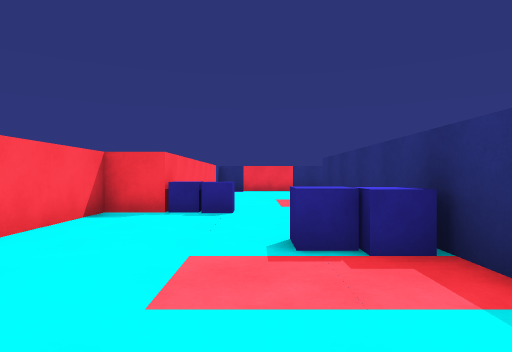
View 1 (above)

14 first-person views from a walk through a scene from a Unity 3-D project. The camera is 1.2 m above the floor, looks level and sees 75° across. The floor is counted in squares, 2 m on a side. Each view is taken from the middle of a square. On the plan, view 1 faces up. The plan holds only what a view shows up to about 10 squares ahead; the rest is blank. The player is left out. Surface patterns are stand-ins for the level's own textures.

View 2
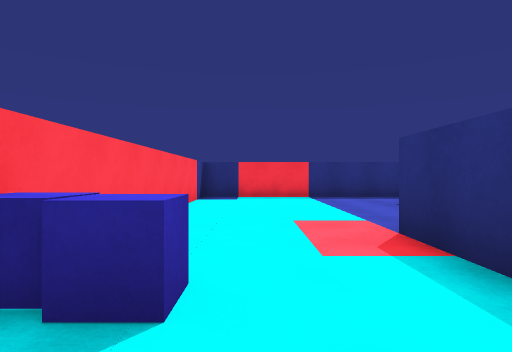

View 3
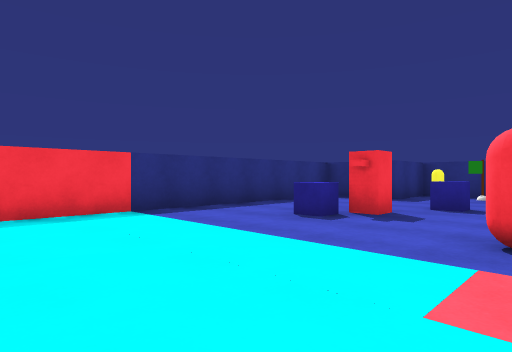

View 4
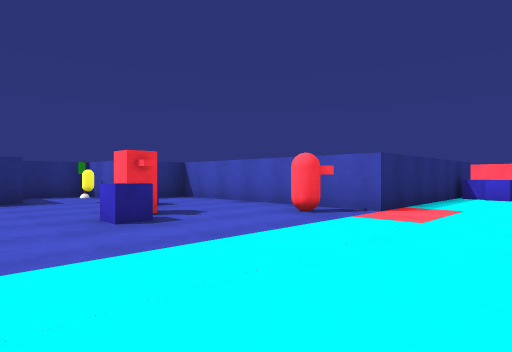

View 5
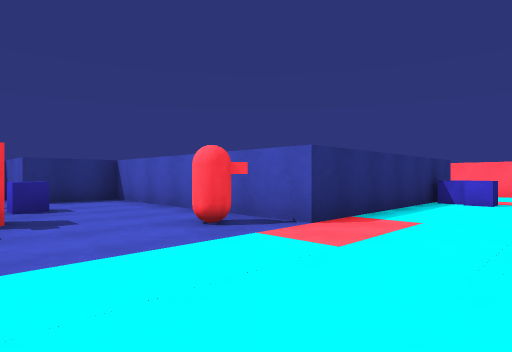

View 6
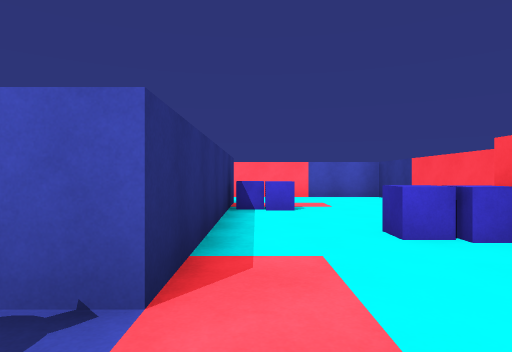

View 7
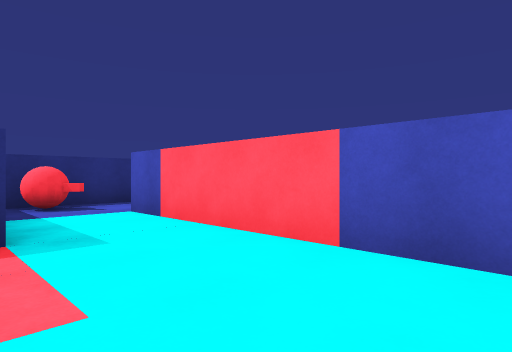

View 8
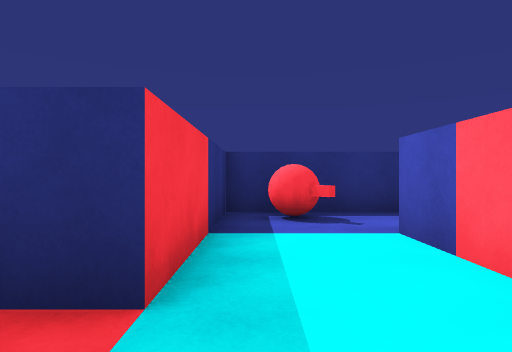

View 9
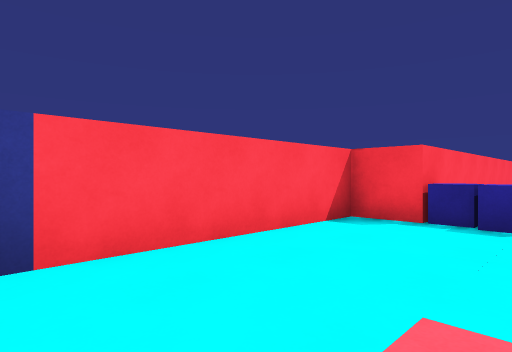

View 10
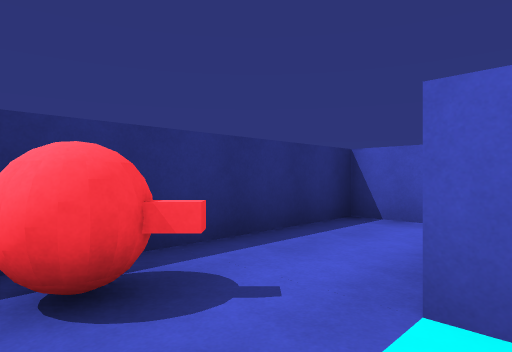

View 11
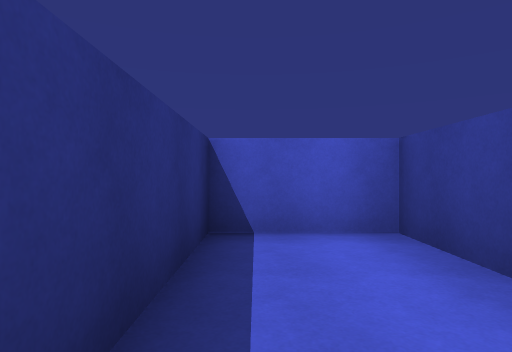

View 12
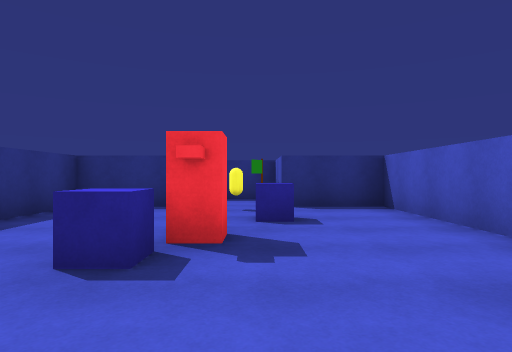

View 13
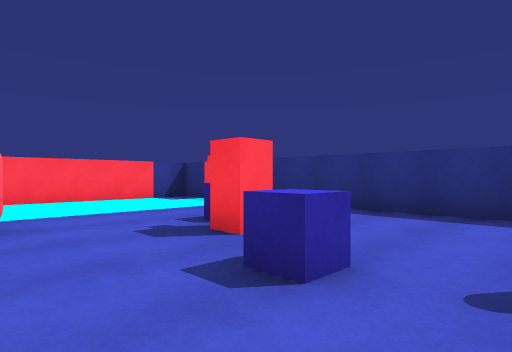

View 14
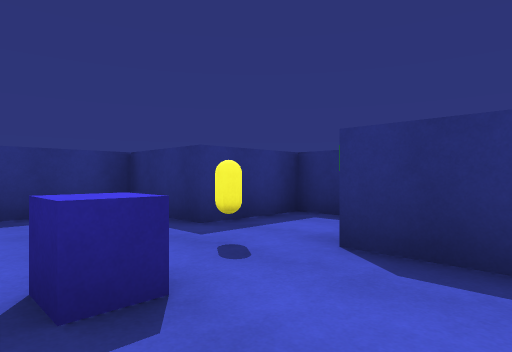

### Floor plan
Ten units are one square. View 1 is at (0, 0); x grows to the right and y downward. Boxes are objects, and circles mark ways between rooms. Rooms are numbered by the first view taken in them; rooms with no view inside come last. Other rooms are left out.
<svg viewBox="-30 -140 130 180">
<path fill="none" stroke="#000" d="M55 5 55 -15 15 -15 15 -75 75 -75 75 -95 95 -95 95 -115 75 -115 75 -135 -15 -135 -15 -55 -25 -55 -25 5 35 5M35 19 35 35 55 35 55 5"/>
<rect x="-15" y="-65" width="10" height="10" fill="#bbb"><title>blue cube</title></rect>
<rect x="5" y="-35" width="10" height="10" fill="#bbb"><title>blue cube</title></rect>
<rect x="15" y="-85" width="10" height="10" fill="#bbb"><title>other object</title></rect>
<rect x="35" y="-5" width="10" height="10" fill="#bbb"><title>other object</title></rect>
<rect x="35" y="-105" width="10" height="10" fill="#bbb"><title>other object</title></rect>
<rect x="35" y="-115" width="10" height="10" fill="#bbb"><title>blue cube</title></rect>
<rect x="55" y="-105" width="10" height="10" fill="#bbb"><title>blue cube</title></rect>
<rect x="65" y="-105" width="10" height="10" fill="#bbb"><title>yellow capsule</title></rect>
<rect x="85" y="-105" width="10" height="10" fill="#bbb"><title>other object</title></rect>
<circle cx="50" cy="10" r="3" fill="#2a7"/>
<text x="20" y="-80">1</text>
<text x="50" y="20">2</text>
</svg>
Room 1 opens to room 2.

Where each view was taken, in squares from view 1:
view 1: 0 up, 0 right, facing up
view 2: 4 up, 0 right, facing up
view 3: 8 up, 1 left, facing up-right
view 4: 13 up, 1 left, facing down-right
view 5: 11 up, 1 left, facing down-right
view 6: 9 up, 1 right, facing down
view 7: 2 up, 2 left, facing down-right
view 8: 1 up, 0 right, facing right
view 9: 1 up, 0 right, facing up-left
view 10: 1 up, 3 right, facing down-right
view 11: 0 up, 5 right, facing down
view 12: 10 up, 1 right, facing right
view 13: 8 up, 7 right, facing up-left
view 14: 8 up, 5 right, facing up-right
